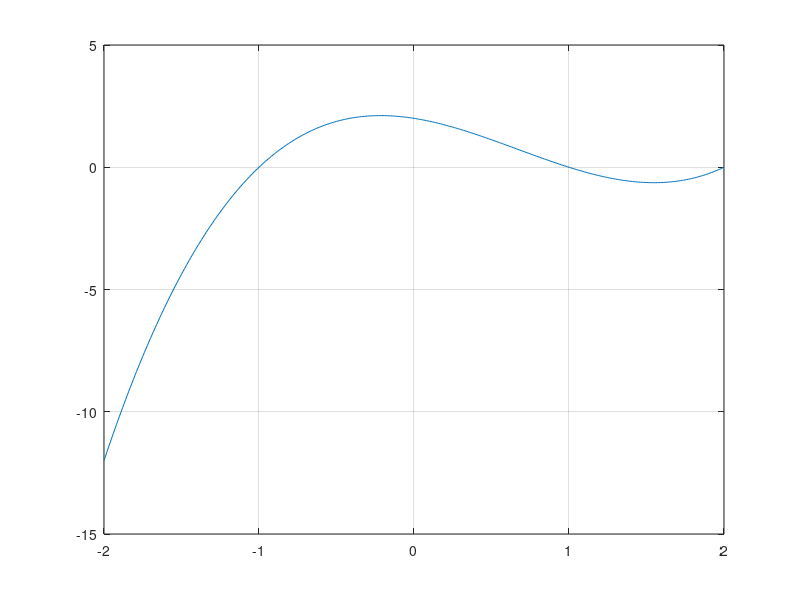

This chart was generated by the following MATLAB code: (Note: this script raises an error after producing the figure.)
clear;clc

raices = [-1 1 2];
polinomio = poly(raices);

x = -2:0.01:2; % Intervalo de x

y = x.^3 - 2*x.^2 - x + 2; % Funcion a evaluar

figure(1); 
plot(x,y)
grid on
ejes=gca; % Obtener los ejes del grafico
ejes.XAxisLocation = 'origin'; % Cambiar la posicion de los ejes
ejes.YAxisLocation = 'origin'; % Cambiar la posicion de los ejes

raices2 = [-1; 1; 2];
p = poly(raices2);
x2 = -2:0.01:2;
y2 = x.^3-2*x.^2-x+2;
figure(2);
plot(x2,y2)
grid on
ejes=gca;
ejes.XAxisLocation = 'origin';
ejes.YAxisLocation = 'origin';
